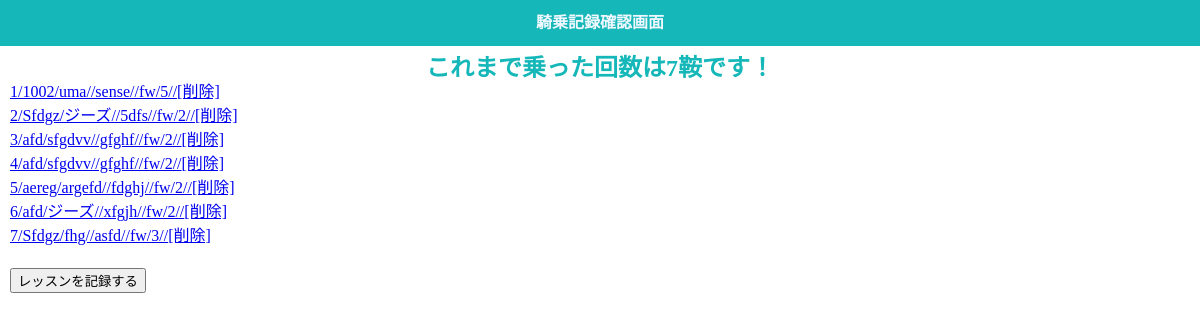
The page /select.php on the database as committed earlier.
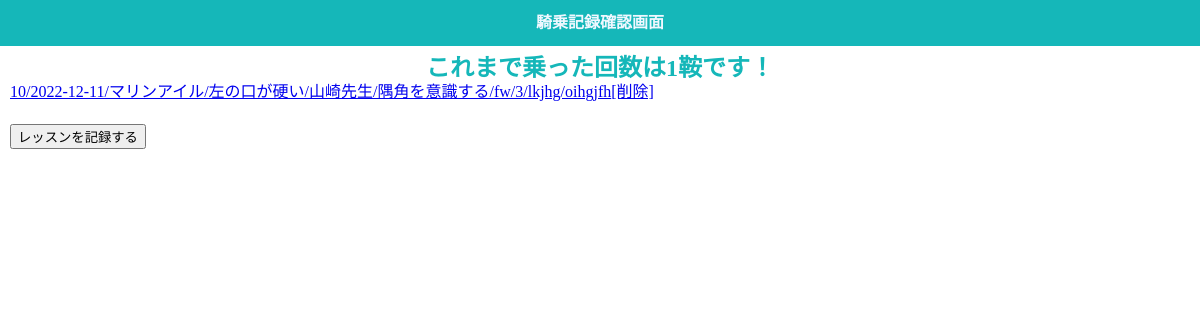
The same page on the database as committed later.
### tables this page shows
CREATE TABLE `gs_bm_table` (
  `id` int(12) NOT NULL,
  `ride_day` date NOT NULL,
  `activity` varchar(12) NOT NULL,
  `instructor` varchar(64) NOT NULL,
  `advice` text NOT NULL,
  `horse` varchar(64) NOT NULL,
  `horse_habit` text NOT NULL,
  `rating` varchar(11) NOT NULL,
  `good` text NOT NULL,
  `improvements` text NOT NULL,
  `date` datetime NOT NULL
);

### funcs.php (called while the page is built, shortened)
<?php
function h($str)
{
    return htmlspecialchars($str, ENT_QUOTES, 'UTF-8');
}

### count.php (the view, shortened to what this page needs)
<?php
require_once('funcs.php');
$pdo = db_conn();
$stmt = $pdo->prepare("SELECT * FROM gs_bm_table;");
$status = $stmt->execute();
$view="";
$count="";
if ($status==false) {
  $error = $stmt->errorInfo();
  exit("ErrorQuery:".$error[2]);
}else{
  while( $result = $stmt->fetch(PDO::FETCH_ASSOC)){
    $view .= '<p>';
       $view .= '<a href="detail.php?id=' . h($result['id']) . '">';
       $view .= h($result['id'])
    . '/' . h($result['ride_day'])
    . '/' . h($result['horse'])
    . '/' . h($result['horse_habit'])
    . '/' . h($result['instructor'])
    . '/' . h($result['advice'])
    . '/' . h($result['activity'])
    . '/' . h($result['rating'])
    . '/' . h($result['good'])
    . '/' . h($result['improvements']);
    $view .= '</a>';
    $view .= '<a href="delete.php?id=' .h($result['id']). '">';
    $view .= '[削除]';
    $view .= '</a>';
    $view .= '</p>';
  }
}
?>

### select.php (shortened to what this page needs)
<!DOCTYPE html>
<html lang="ja">
<head>
    <link rel="stylesheet" href="css/reset.css">
    <link rel="stylesheet" href="css/style.css">
    <?php require_once('./count.php'); ?>
</head>
<body>
 <header class="header">
      <h1>騎乗記録確認画面</h1>
 </header>
<main>
  <div class="count_all">
      <?php
        echo "これまで乗った回数は" . $count . "鞍です！";
      ?>
  </div>
  <div>
      <div class="container jumbotron"><?= $view ?></div>
  </div>
  <div style="margin-top: 20px;">
        <a href="index.php"><button>レッスンを記録する</button></a>
   </div>
</main>
</body>
</html>

### css/style.css (style rules this page uses)
.header { background-color: #15B7B9; color:aliceblue; text-align: center; font-weight: bold; padding: 15px }
main { padding:10px; line-height: 1.5rem; }
.count_all { text-align: center; color: #15B7B9; font-weight: bold; font-size: 1.5rem; }

Rows that differ between the two databases and show on the page:
removed gs_bm_table: value "1/1002/uma//sense//fw/5// [削除]"
removed gs_bm_table: value "2/Sfdgz/ジーズ//5dfs//fw/2// [削除]"
removed gs_bm_table: value "3/afd/sfgdvv//gfghf//fw/2// [削除]"
removed gs_bm_table: value "4/afd/sfgdvv//gfghf//fw/2// [削除]"
removed gs_bm_table: value "5/aereg/argefd//fdghj//fw/2// [削除]"
removed gs_bm_table: value "6/afd/ジーズ//xfgjh//fw/2// [削除]"
removed gs_bm_table: value "7/Sfdgz/fhg//asfd//fw/3// [削除]"
added gs_bm_table: value "10/2022-12-11/マリンアイル/左の口が硬い/山崎先生/隅角を意識する/fw/3/lkjhg/oihgjfh [削除]"
Other text that changed with them:
$count: "7" → "1"
